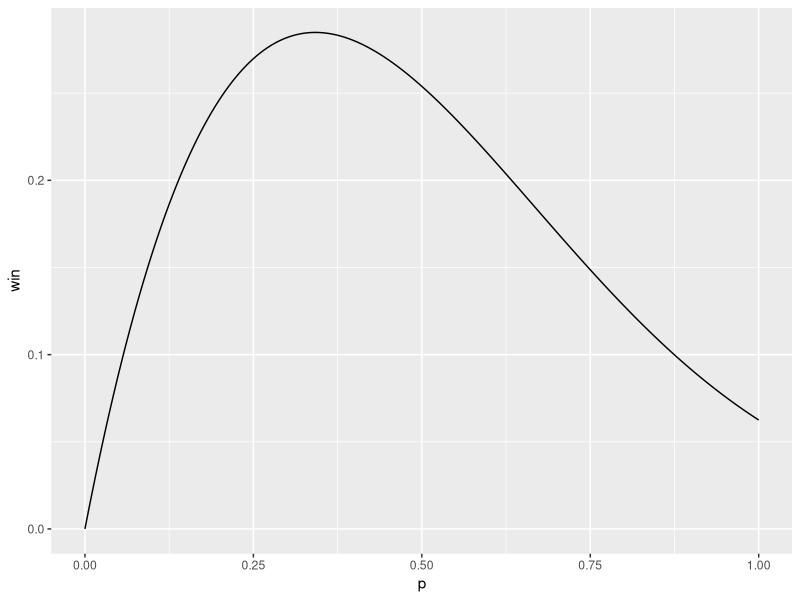

R code for this plot:

library(ggplot2)
win <- function(p, N) {
  p1 <- sapply(1:N, function(i) dbinom(i, size=N, prob=p))
  p2 <- sapply(1:N, function(i) (0.5)**i)
  pwin <- sum(p1*p2)
  return(pwin)
}

resolution <- 0.00001
odds <- data.frame(p = seq(resolution, 1, resolution))
odds$win <- sapply(odds$p, function(p) win(p, 4))

ggplot(odds, aes(x=p, y=win)) +
  geom_line()